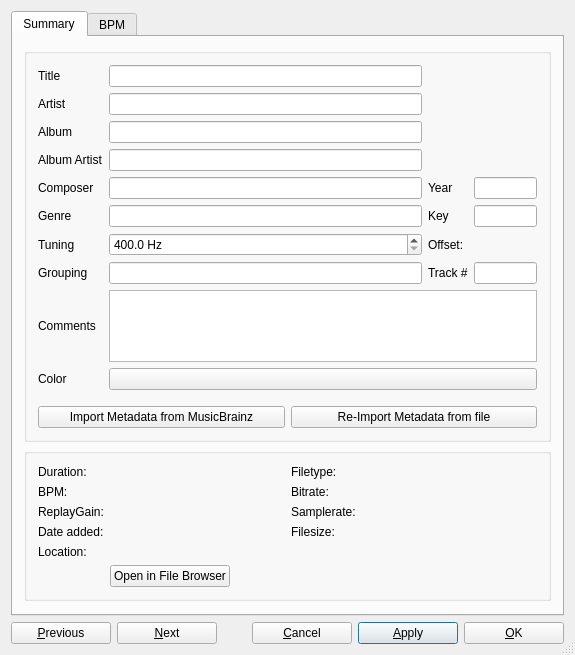
<?xml version="1.0" encoding="UTF-8"?>
<ui version="4.0">
 <class>DlgTrackInfo</class>
 <widget class="QDialog" name="DlgTrackInfo">
  <property name="geometry">
   <rect>
    <x>0</x>
    <y>0</y>
    <width>575</width>
    <height>642</height>
   </rect>
  </property>
  <property name="sizePolicy">
   <sizepolicy hsizetype="Preferred" vsizetype="Preferred">
    <horstretch>0</horstretch>
    <verstretch>0</verstretch>
   </sizepolicy>
  </property>
  <property name="windowTitle">
   <string>Track Editor</string>
  </property>
  <property name="toolTip">
   <string/>
  </property>
  <property name="sizeGripEnabled">
   <bool>true</bool>
  </property>
  <layout class="QVBoxLayout" name="verticalLayout_2">
   <item>
    <widget class="QTabWidget" name="tabWidget">
     <property name="sizePolicy">
      <sizepolicy hsizetype="Preferred" vsizetype="Preferred">
       <horstretch>0</horstretch>
       <verstretch>0</verstretch>
      </sizepolicy>
     </property>
     <property name="minimumSize">
      <size>
       <width>0</width>
       <height>0</height>
      </size>
     </property>
     <property name="currentIndex">
      <number>0</number>
     </property>
     <widget class="QWidget" name="tabSummary">
      <attribute name="title">
       <string>Summary</string>
      </attribute>
      <layout class="QVBoxLayout" name="summary_layout">
       <item>
        <widget class="QGroupBox" name="groupBox">
         <layout class="QGridLayout" name="tags_layout" columnstretch="0,10,0,2">

          <item row="0" column="0">
           <widget class="QLabel" name="lblTitle">
            <property name="sizePolicy">
             <sizepolicy hsizetype="Preferred" vsizetype="Preferred">
              <horstretch>0</horstretch>
              <verstretch>0</verstretch>
             </sizepolicy>
            </property>
            <property name="font">
             <font>
              <italic>false</italic>
             </font>
            </property>
            <property name="text">
             <string>Title</string>
            </property>
            <property name="alignment">
             <set>Qt::AlignLeading|Qt::AlignLeft|Qt::AlignVCenter</set>
            </property>
           </widget>
          </item>
          <item row="0" column="1">
           <widget class="QLineEdit" name="txtTitle">
            <property name="sizePolicy">
             <sizepolicy hsizetype="Expanding" vsizetype="Fixed">
              <horstretch>0</horstretch>
              <verstretch>0</verstretch>
             </sizepolicy>
            </property>
            <property name="minimumSize">
             <size>
              <width>0</width>
              <height>0</height>
             </size>
            </property>
           </widget>
          </item>

          <item row="0" column="2" rowspan="3" colspan="2">
           <widget class="QWidget" name="coverWidget" native="true">
            <property name="sizePolicy">
             <sizepolicy hsizetype="Preferred" vsizetype="Preferred">
              <horstretch>0</horstretch>
              <verstretch>0</verstretch>
             </sizepolicy>
            </property>
            <layout class="QHBoxLayout" name="coverLayout">
             <property name="spacing">
              <number>0</number>
             </property>
             <property name="sizeConstraint">
              <enum>QLayout::SetDefaultConstraint</enum>
             </property>
            </layout>
           </widget>
          </item>

          <item row="1" column="0">
           <widget class="QLabel" name="lblArtist">
            <property name="sizePolicy">
             <sizepolicy hsizetype="Preferred" vsizetype="Preferred">
              <horstretch>0</horstretch>
              <verstretch>0</verstretch>
             </sizepolicy>
            </property>
            <property name="text">
             <string>Artist</string>
            </property>
            <property name="alignment">
             <set>Qt::AlignLeading|Qt::AlignLeft|Qt::AlignVCenter</set>
            </property>
           </widget>
          </item>
          <item row="1" column="1">
           <widget class="QLineEdit" name="txtArtist">
            <property name="sizePolicy">
             <sizepolicy hsizetype="Expanding" vsizetype="Fixed">
              <horstretch>0</horstretch>
              <verstretch>0</verstretch>
             </sizepolicy>
            </property>
            <property name="minimumSize">
             <size>
              <width>0</width>
              <height>0</height>
             </size>
            </property>
           </widget>
          </item>

          <item row="2" column="0">
           <widget class="QLabel" name="lblAlbum">
            <property name="sizePolicy">
             <sizepolicy hsizetype="Preferred" vsizetype="Preferred">
              <horstretch>0</horstretch>
              <verstretch>0</verstretch>
             </sizepolicy>
            </property>
            <property name="text">
             <string>Album</string>
            </property>
            <property name="alignment">
             <set>Qt::AlignLeading|Qt::AlignLeft|Qt::AlignVCenter</set>
            </property>
           </widget>
          </item>
          <item row="2" column="1">
           <widget class="QLineEdit" name="txtAlbum">
            <property name="sizePolicy">
             <sizepolicy hsizetype="Expanding" vsizetype="Fixed">
              <horstretch>0</horstretch>
              <verstretch>0</verstretch>
             </sizepolicy>
            </property>
            <property name="minimumSize">
             <size>
              <width>0</width>
              <height>0</height>
             </size>
            </property>
           </widget>
          </item>

          <item row="3" column="0">
           <widget class="QLabel" name="lblAlbumArtist">
            <property name="sizePolicy">
             <sizepolicy hsizetype="Preferred" vsizetype="Preferred">
              <horstretch>0</horstretch>
              <verstretch>0</verstretch>
             </sizepolicy>
            </property>
            <property name="text">
             <string>Album Artist</string>
            </property>
            <property name="alignment">
             <set>Qt::AlignLeading|Qt::AlignLeft|Qt::AlignVCenter</set>
            </property>
           </widget>
          </item>
          <item row="3" column="1">
           <widget class="QLineEdit" name="txtAlbumArtist">
            <property name="sizePolicy">
             <sizepolicy hsizetype="Expanding" vsizetype="Fixed">
              <horstretch>0</horstretch>
              <verstretch>0</verstretch>
             </sizepolicy>
            </property>
            <property name="minimumSize">
             <size>
              <width>0</width>
              <height>0</height>
             </size>
            </property>
           </widget>
          </item>

          <item row="3" column="2" colspan="2">
           <widget class="QWidget" name="verticalWidgetStars" native="true">
            <property name="sizePolicy">
             <sizepolicy hsizetype="Preferred" vsizetype="Preferred">
              <horstretch>0</horstretch>
              <verstretch>0</verstretch>
             </sizepolicy>
            </property>
            <layout class="QHBoxLayout" name="starsLayout">
             <property name="spacing">
              <number>0</number>
             </property>
             <property name="sizeConstraint">
              <enum>QLayout::SetDefaultConstraint</enum>
             </property>
            </layout>
           </widget>
          </item>

          <item row="4" column="0">
           <widget class="QLabel" name="lblComposer">
            <property name="text">
             <string>Composer</string>
            </property>
            <property name="alignment">
             <set>Qt::AlignLeading|Qt::AlignLeft|Qt::AlignVCenter</set>
            </property>
           </widget>
          </item>
          <item row="4" column="1">
           <widget class="QLineEdit" name="txtComposer">
            <property name="sizePolicy">
             <sizepolicy hsizetype="Expanding" vsizetype="Fixed">
              <horstretch>0</horstretch>
              <verstretch>0</verstretch>
             </sizepolicy>
            </property>
            <property name="minimumSize">
             <size>
              <width>0</width>
              <height>0</height>
             </size>
            </property>
           </widget>
          </item>

          <item row="4" column="2">
           <widget class="QLabel" name="lblYear">
            <property name="text">
             <string>Year</string>
            </property>
            <property name="alignment">
             <set>Qt::AlignLeading|Qt::AlignLeft|Qt::AlignVCenter</set>
            </property>
           </widget>
          </item>
          <item row="4" column="3">
           <widget class="QLineEdit" name="txtYear">
            <property name="sizePolicy">
             <sizepolicy hsizetype="Expanding" vsizetype="Fixed">
              <horstretch>0</horstretch>
              <verstretch>0</verstretch>
             </sizepolicy>
            </property>
           </widget>
          </item>

          <item row="5" column="0">
           <widget class="QLabel" name="lblGenre">
            <property name="text">
             <string>Genre</string>
            </property>
            <property name="alignment">
             <set>Qt::AlignLeading|Qt::AlignLeft|Qt::AlignVCenter</set>
            </property>
           </widget>
          </item>
          <item row="5" column="1">
           <widget class="QLineEdit" name="txtGenre">
            <property name="sizePolicy">
             <sizepolicy hsizetype="Expanding" vsizetype="Fixed">
              <horstretch>0</horstretch>
              <verstretch>0</verstretch>
             </sizepolicy>
            </property>
            <property name="minimumSize">
             <size>
              <width>0</width>
              <height>0</height>
             </size>
            </property>
           </widget>
          </item>

          <item row="5" column="2">
           <widget class="QLabel" name="lblKey">
            <property name="text">
             <string>Key</string>
            </property>
            <property name="alignment">
             <set>Qt::AlignLeading|Qt::AlignLeft|Qt::AlignVCenter</set>
            </property>
           </widget>
          </item>
          <item row="5" column="3">
           <widget class="QLineEdit" name="txtKey">
            <property name="sizePolicy">
             <sizepolicy hsizetype="Expanding" vsizetype="Fixed">
              <horstretch>0</horstretch>
              <verstretch>0</verstretch>
             </sizepolicy>
            </property>
            <property name="minimumSize">
             <size>
              <width>0</width>
              <height>0</height>
             </size>
            </property>
           </widget>
          </item>

          <item row="6" column="0">
           <widget class="QLabel" name="lblTuning">
            <property name="text">
             <string>Tuning</string>
            </property>
            <property name="alignment">
             <set>Qt::AlignLeading|Qt::AlignLeft|Qt::AlignVCenter</set>
            </property>
           </widget>
          </item>
          <item row="6" column="1">
           <widget class="QDoubleSpinBox" name="spinTuning">
            <property name="sizePolicy">
             <sizepolicy hsizetype="Expanding" vsizetype="Fixed">
              <horstretch>0</horstretch>
              <verstretch>0</verstretch>
             </sizepolicy>
            </property>
            <property name="toolTip">
             <string>A4 tuning frequency in Hz. Standard tuning is 440 Hz.</string>
            </property>
            <property name="suffix">
             <string> Hz</string>
            </property>
            <property name="decimals">
             <number>1</number>
            </property>
            <property name="minimum">
             <double>400.000000000000000</double>
            </property>
            <property name="maximum">
             <double>480.000000000000000</double>
            </property>
            <property name="singleStep">
             <double>0.100000000000000</double>
            </property>
            <property name="value">
             <double>400.000000000000000</double>
            </property>
            <property name="specialValueText">
             <string/>
            </property>
           </widget>
          </item>
          <item row="6" column="2">
           <widget class="QLabel" name="lblTuningCents">
            <property name="text">
             <string>Offset:</string>
            </property>
            <property name="alignment">
             <set>Qt::AlignLeading|Qt::AlignLeft|Qt::AlignVCenter</set>
            </property>
           </widget>
          </item>
          <item row="6" column="3">
           <widget class="QLabel" name="txtTuningCents">
            <property name="font">
             <font>
              <weight>75</weight>
              <bold>true</bold>
             </font>
            </property>
            <property name="text">
             <string/>
            </property>
            <property name="toolTip">
             <string>Offset from A440 standard tuning in cents.</string>
            </property>
           </widget>
          </item>

          <item row="7" column="0">
           <widget class="QLabel" name="lblGrouping">
            <property name="text">
             <string>Grouping</string>
            </property>
            <property name="alignment">
             <set>Qt::AlignLeading|Qt::AlignLeft|Qt::AlignVCenter</set>
            </property>
           </widget>
          </item>
          <item row="7" column="1">
           <widget class="QLineEdit" name="txtGrouping">
            <property name="sizePolicy">
             <sizepolicy hsizetype="Expanding" vsizetype="Fixed">
              <horstretch>0</horstretch>
              <verstretch>0</verstretch>
             </sizepolicy>
            </property>
            <property name="minimumSize">
             <size>
              <width>0</width>
              <height>0</height>
             </size>
            </property>
           </widget>
          </item>
          <item row="7" column="2">
           <widget class="QLabel" name="lblTrackNumber">
            <property name="text">
             <string>Track #</string>
            </property>
            <property name="alignment">
             <set>Qt::AlignLeading|Qt::AlignLeft|Qt::AlignVCenter</set>
            </property>
           </widget>
          </item>
          <item row="7" column="3">
           <widget class="QLineEdit" name="txtTrackNumber">
            <property name="sizePolicy">
             <sizepolicy hsizetype="Expanding" vsizetype="Fixed">
              <horstretch>0</horstretch>
              <verstretch>0</verstretch>
             </sizepolicy>
            </property>
            <property name="minimumSize">
             <size>
              <width>0</width>
              <height>0</height>
             </size>
            </property>
           </widget>
          </item>

          <item row="8" column="0">
           <widget class="QLabel" name="lblTrackComment">
            <property name="text">
             <string>Comments</string>
            </property>
            <property name="alignment">
             <set>Qt::AlignLeading|Qt::AlignLeft|Qt::AlignVCenter</set>
            </property>
           </widget>
          </item>
          <item row="8" column="1" colspan="3">
           <widget class="QPlainTextEdit" name="txtComment">
            <property name="tabChangesFocus">
             <bool>true</bool>
            </property>
           </widget>
          </item>

          <item row="9" column="0">
           <widget class="QLabel" name="lblTrackColor">
            <property name="text">
             <string>Color</string>
            </property>
            <property name="alignment">
             <set>Qt::AlignLeading|Qt::AlignLeft|Qt::AlignVCenter</set>
            </property>
           </widget>
          </item>
          <item row="9" column="1" colspan="3">
           <widget class="QPushButton" name="btnColorPicker">
            <property name="sizePolicy">
             <sizepolicy hsizetype="MinimumExpanding" vsizetype="MinimumExpanding">
              <horstretch>0</horstretch>
              <verstretch>0</verstretch>
             </sizepolicy>
            </property>
           </widget>
          </item>

          <item row="10" column="0">
           <spacer name="horizontalSpacer_5">
            <property name="orientation">
             <enum>Qt::Horizontal</enum>
            </property>
            <property name="sizeHint" stdset="0">
             <size>
              <width>40</width>
              <height>10</height>
             </size>
            </property>
           </spacer>
          </item>

          <item row="11" column="0" colspan="4">
           <layout class="QHBoxLayout" name="meatdata_buttons_layout">
            <item>
             <widget class="QPushButton" name="btnImportMetadataFromMusicBrainz">
              <property name="text">
               <string>Import Metadata from MusicBrainz</string>
              </property>
             </widget>
            </item>
            <item>
             <widget class="QPushButton" name="btnImportMetadataFromFile">
              <property name="text">
               <string>Re-Import Metadata from file</string>
              </property>
             </widget>
            </item>
           </layout>
          </item>

         </layout>
        </widget>
       </item>

       <item>
        <widget class="QGroupBox" name="properties_groupBox">
         <property name="sizePolicy">
          <sizepolicy hsizetype="Preferred" vsizetype="Minimum">
           <horstretch>0</horstretch>
           <verstretch>0</verstretch>
          </sizepolicy>
         </property>
         <layout class="QGridLayout" name="properties_layout" rowstretch="0,0,0,0,0,0" columnstretch="0,1,0,1">

          <item row="0" column="0">
           <widget class="QLabel" name="lblDuration">
            <property name="text">
             <string>Duration:</string>
            </property>
           </widget>
          </item>
          <item row="0" column="1">
           <widget class="QLabel" name="txtDuration">
            <property name="font">
             <font>
              <weight>75</weight>
              <bold>true</bold>
             </font>
            </property>
            <property name="text">
             <string/>
            </property>
            <property name="textInteractionFlags">
             <set>Qt::LinksAccessibleByMouse|Qt::TextSelectableByKeyboard|Qt::TextSelectableByMouse</set>
            </property>
           </widget>
          </item>

          <item row="0" column="2">
           <widget class="QLabel" name="lblType">
            <property name="text">
             <string>Filetype:</string>
            </property>
           </widget>
          </item>
          <item row="0" column="3">
           <widget class="QLabel" name="txtType">
            <property name="font">
             <font>
              <weight>75</weight>
              <bold>true</bold>
             </font>
            </property>
            <property name="text">
             <string/>
            </property>
            <property name="textInteractionFlags">
             <set>Qt::LinksAccessibleByMouse|Qt::TextSelectableByKeyboard|Qt::TextSelectableByMouse</set>
            </property>
           </widget>
          </item>

          <item row="1" column="0">
           <widget class="QLabel" name="lblBpm">
            <property name="text">
             <string>BPM:</string>
            </property>
           </widget>
          </item>
          <item row="1" column="1">
           <widget class="QLabel" name="txtBpm">
            <property name="font">
             <font>
              <weight>75</weight>
              <bold>true</bold>
             </font>
            </property>
            <property name="text">
             <string/>
            </property>
            <property name="textInteractionFlags">
             <set>Qt::LinksAccessibleByMouse|Qt::TextSelectableByKeyboard|Qt::TextSelectableByMouse</set>
            </property>
           </widget>
          </item>

          <item row="1" column="2">
           <widget class="QLabel" name="lblBitrate">
            <property name="text">
             <string>Bitrate:</string>
            </property>
           </widget>
          </item>
          <item row="1" column="3">
           <widget class="QLabel" name="txtBitrate">
            <property name="font">
             <font>
              <weight>75</weight>
              <bold>true</bold>
             </font>
            </property>
            <property name="text">
             <string/>
            </property>
            <property name="textInteractionFlags">
             <set>Qt::LinksAccessibleByMouse|Qt::TextSelectableByKeyboard|Qt::TextSelectableByMouse</set>
            </property>
           </widget>
          </item>

          <item row="2" column="0">
           <widget class="QLabel" name="lblReplayGain">
            <property name="text">
             <string>ReplayGain:</string>
            </property>
           </widget>
          </item>
          <item row="2" column="1">
           <widget class="QLabel" name="txtReplayGain">
            <property name="font">
             <font>
              <weight>75</weight>
              <bold>true</bold>
             </font>
            </property>
            <property name="text">
             <string/>
            </property>
            <property name="textInteractionFlags">
             <set>Qt::LinksAccessibleByMouse|Qt::TextSelectableByKeyboard|Qt::TextSelectableByMouse</set>
            </property>
           </widget>
          </item>

          <item row="2" column="2">
           <widget class="QLabel" name="lblSamplerate">
            <property name="text">
             <string>Samplerate:</string>
            </property>
           </widget>
          </item>
          <item row="2" column="3">
           <widget class="QLabel" name="txtSamplerate">
            <property name="font">
             <font>
              <weight>75</weight>
              <bold>true</bold>
             </font>
            </property>
            <property name="text">
             <string/>
            </property>
           </widget>
          </item>

          <item row="3" column="0">
           <widget class="QLabel" name="lblDateAdded">
            <property name="text">
             <string>Date added:</string>
            </property>
           </widget>
          </item>
          <item row="3" column="1">
           <widget class="QLabel" name="txtDateAdded">
            <property name="font">
             <font>
              <weight>75</weight>
              <bold>true</bold>
             </font>
            </property>
            <property name="text">
             <string/>
            </property>
            <property name="textInteractionFlags">
             <set>Qt::LinksAccessibleByMouse|Qt::TextSelectableByKeyboard|Qt::TextSelectableByMouse</set>
            </property>
           </widget>
          </item>

          <item row="3" column="2">
           <widget class="QLabel" name="lblFileSize">
            <property name="text">
             <string>Filesize:</string>
            </property>
           </widget>
          </item>
          <item row="3" column="3">
           <widget class="QLabel" name="txtFileSize">
            <property name="font">
             <font>
              <weight>75</weight>
              <bold>true</bold>
             </font>
            </property>
            <property name="text">
             <string/>
            </property>
            <property name="textInteractionFlags">
             <set>Qt::LinksAccessibleByMouse|Qt::TextSelectableByKeyboard|Qt::TextSelectableByMouse</set>
            </property>
           </widget>
          </item>

          <item row="4" column="0">
           <widget class="QLabel" name="lblLocation">
            <property name="text">
             <string>Location:</string>
            </property>
            <property name="alignment">
             <set>Qt::AlignLeading|Qt::AlignLeft|Qt::AlignTop</set>
            </property>
           </widget>
          </item>
          <item row="4" column="1" colspan="3">
           <widget class="QLabel" name="txtLocation">
            <property name="text">
             <string/>
            </property>
            <property name="wordWrap">
             <bool>true</bool>
            </property>
            <property name="textInteractionFlags">
             <set>Qt::LinksAccessibleByMouse|Qt::TextSelectableByKeyboard|Qt::TextSelectableByMouse</set>
            </property>
           </widget>
          </item>

          <item row="5" column="1" colspan="3">
           <layout class="QHBoxLayout" name="openFileBrowser_layout">
            <item>
             <widget class="QPushButton" name="btnOpenFileBrowser">
              <property name="text">
               <string>Open in File Browser</string>
              </property>
             </widget>
            </item>
            <item>
             <spacer name="horizontalSpacer_6">
              <property name="orientation">
               <enum>Qt::Horizontal</enum>
              </property>
              <property name="sizeHint" stdset="0">
               <size>
                <width>40</width>
                <height>10</height>
               </size>
              </property>
             </spacer>
            </item>
           </layout>
          </item>

         </layout>
        </widget>
       </item>
       <item>
        <spacer name="verticalSpacer_2">
         <property name="orientation">
          <enum>Qt::Vertical</enum>
         </property>
         <property name="sizeType">
          <enum>QSizePolicy::MinimumExpanding</enum>
         </property>
         <property name="sizeHint" stdset="0">
          <size>
           <width>20</width>
           <height>2</height>
          </size>
         </property>
        </spacer>
       </item>
      </layout>
     </widget>

     <widget class="QWidget" name="tabBPM">
      <attribute name="title">
       <string>BPM</string>
      </attribute>
      <layout class="QVBoxLayout" name="verticalLayout_4">
       <item>
        <layout class="QHBoxLayout" name="horizontalLayout_4">
         <item>
          <layout class="QGridLayout" name="gridLayout">
           <item row="0" column="0">
            <widget class="QLabel" name="labelBpm">
             <property name="text">
              <string>Track BPM: </string>
             </property>
            </widget>
           </item>
           <item row="0" column="1">
            <widget class="QDoubleSpinBox" name="spinBpm">
             <property name="toolTip">
              <string>Displays the BPM of the selected track.</string>
             </property>
             <property name="decimals">
              <number>8</number>
             </property>
             <property name="maximum">
              <double>500.000000000000000</double>
             </property>
             <property name="singleStep">
              <double>1.000000000000000</double>
             </property>
            </widget>
           </item>
           <item row="1" column="0" colspan="2">
            <widget class="QCheckBox" name="bpmConst">
             <property name="toolTip">
              <string>Converts beats detected by the analyzer into a fixed-tempo beatgrid.
Use this setting if your tracks have a constant tempo (e.g. most electronic music).
Often results in higher quality beatgrids, but will not do well on tracks that have tempo shifts.</string>
             </property>
             <property name="layoutDirection">
              <enum>Qt::RightToLeft</enum>
             </property>
             <property name="text">
              <string>Assume constant tempo</string>
             </property>
            </widget>
           </item>
           <item row="2" column="0">
            <widget class="QPushButton" name="bpmDouble">
             <property name="minimumSize">
              <size>
               <width>125</width>
               <height>0</height>
              </size>
             </property>
             <property name="toolTip">
              <string>Sets the BPM to 200% of the current value.</string>
             </property>
             <property name="text">
              <string>Double BPM</string>
             </property>
            </widget>
           </item>
           <item row="2" column="1">
            <widget class="QPushButton" name="bpmHalve">
             <property name="minimumSize">
              <size>
               <width>125</width>
               <height>0</height>
              </size>
             </property>
             <property name="toolTip">
              <string>Sets the BPM to 50% of the current value.</string>
             </property>
             <property name="text">
              <string>Halve BPM</string>
             </property>
            </widget>
           </item>
           <item row="3" column="0">
            <widget class="QPushButton" name="bpmTwoThirds">
             <property name="minimumSize">
              <size>
               <width>125</width>
               <height>0</height>
              </size>
             </property>
             <property name="toolTip">
              <string>Sets the BPM to 66% of the current value.</string>
             </property>
             <property name="text">
              <string>2/3 BPM</string>
             </property>
            </widget>
           </item>
           <item row="3" column="1">
            <widget class="QPushButton" name="bpmThreeFourth">
             <property name="minimumSize">
              <size>
               <width>125</width>
               <height>0</height>
              </size>
             </property>
             <property name="toolTip">
              <string>Sets the BPM to 75% of the current value.</string>
             </property>
             <property name="text">
              <string>3/4 BPM</string>
             </property>
            </widget>
           </item>
           <item row="4" column="0">
            <widget class="QPushButton" name="bpmThreeHalves">
             <property name="minimumSize">
              <size>
               <width>125</width>
               <height>0</height>
              </size>
             </property>
             <property name="toolTip">
              <string>Sets the BPM to 150% of the current value.</string>
             </property>
             <property name="text">
              <string>3/2 BPM</string>
             </property>
            </widget>
           </item>
           <item row="4" column="1">
            <widget class="QPushButton" name="bpmFourThirds">
             <property name="minimumSize">
              <size>
               <width>125</width>
               <height>0</height>
              </size>
             </property>
             <property name="toolTip">
              <string>Sets the BPM to 133% of the current value.</string>
             </property>
             <property name="text">
              <string>4/3 BPM</string>
             </property>
            </widget>
           </item>
           <item row="2" column="2" rowspan="3">
            <widget class="QPushButton" name="bpmTap">
             <property name="minimumSize">
              <size>
               <width>121</width>
               <height>91</height>
              </size>
             </property>
             <property name="maximumSize">
              <size>
               <width>123</width>
               <height>128</height>
              </size>
             </property>
             <property name="toolTip">
              <string>Tap with the beat to set the BPM to the speed you are tapping.</string>
             </property>
             <property name="text">
              <string>Tap to Beat</string>
             </property>
            </widget>
           </item>
          </layout>
         </item>
        </layout>
       </item>
       <item>
        <widget class="Line" name="line">
         <property name="orientation">
          <enum>Qt::Horizontal</enum>
         </property>
        </widget>
       </item>
       <item>
        <widget class="QPushButton" name="bpmClear">
         <property name="text">
          <string>Clear BPM and Beatgrid</string>
         </property>
        </widget>
       </item>
       <item>
        <widget class="QLabel" name="label">
         <property name="text">
          <string>Hint: Use the Library Analyze view to run BPM detection.</string>
         </property>
        </widget>
       </item>
       <item>
        <spacer name="verticalSpacer">
         <property name="orientation">
          <enum>Qt::Vertical</enum>
         </property>
         <property name="sizeHint" stdset="0">
          <size>
           <width>0</width>
           <height>200</height>
          </size>
         </property>
        </spacer>
       </item>
      </layout>
     </widget>
    </widget>
   </item>
   <item>
    <layout class="QHBoxLayout" name="buttonLayout">
     <item>
      <widget class="QPushButton" name="btnPrev">
       <property name="minimumSize">
        <size>
         <width>100</width>
         <height>0</height>
        </size>
       </property>
       <property name="maximumSize">
        <size>
         <width>95</width>
         <height>16777215</height>
        </size>
       </property>
       <property name="toolTip">
        <string extracomment="&quot;Previous&quot; button">Move to the previous item.</string>
       </property>
       <property name="text">
        <string>&amp;Previous</string>
       </property>
      </widget>
     </item>
     <item>
      <widget class="QPushButton" name="btnNext">
       <property name="minimumSize">
        <size>
         <width>100</width>
         <height>0</height>
        </size>
       </property>
       <property name="toolTip">
        <string extracomment="&quot;Next&quot; button">Move to the next item.</string>
       </property>
       <property name="text">
        <string>&amp;Next</string>
       </property>
      </widget>
     </item>
     <item>
      <spacer name="horizontalSpacer">
       <property name="orientation">
        <enum>Qt::Horizontal</enum>
       </property>
       <property name="sizeHint" stdset="0">
        <size>
         <width>40</width>
         <height>20</height>
        </size>
       </property>
      </spacer>
     </item>
     <item>
      <widget class="QPushButton" name="btnCancel">
       <property name="minimumSize">
        <size>
         <width>100</width>
         <height>0</height>
        </size>
       </property>
       <property name="toolTip">
        <string extracomment="&quot;Cancel&quot; button">Discard changes and close the window.</string>
       </property>
       <property name="text">
        <string>&amp;Cancel</string>
       </property>
       <property name="default">
        <bool>false</bool>
       </property>
      </widget>
     </item>
     <item>
      <widget class="QPushButton" name="btnApply">
       <property name="minimumSize">
        <size>
         <width>100</width>
         <height>0</height>
        </size>
       </property>
       <property name="toolTip">
        <string extracomment="&quot;Apply&quot; button">Save changes and keep the window open.</string>
       </property>
       <property name="text">
        <string>&amp;Apply</string>
       </property>
       <property name="default">
        <bool>true</bool>
       </property>
      </widget>
     </item>
     <item>
      <widget class="QPushButton" name="btnOK">
       <property name="minimumSize">
        <size>
         <width>100</width>
         <height>0</height>
        </size>
       </property>
       <property name="toolTip">
        <string extracomment="&quot;OK&quot; button">Save changes and close the window.</string>
       </property>
       <property name="text">
        <string>&amp;OK</string>
       </property>
       <property name="default">
        <bool>false</bool>
       </property>
      </widget>
     </item>
    </layout>
   </item>
  </layout>
 </widget>
 <layoutdefault spacing="6" margin="11"/>
 <tabstops>
  <tabstop>tabWidget</tabstop>
  <tabstop>txtTitle</tabstop>
  <tabstop>txtArtist</tabstop>
  <tabstop>txtAlbum</tabstop>
  <tabstop>txtAlbumArtist</tabstop>
  <tabstop>txtComposer</tabstop>
  <tabstop>txtGenre</tabstop>
  <tabstop>txtKey</tabstop>
  <tabstop>spinTuning</tabstop>
  <tabstop>txtGrouping</tabstop>
  <tabstop>txtComment</tabstop>
  <tabstop>txtYear</tabstop>
  <tabstop>txtTrackNumber</tabstop>
  <tabstop>btnColorPicker</tabstop>
  <tabstop>btnImportMetadataFromMusicBrainz</tabstop>
  <tabstop>btnImportMetadataFromFile</tabstop>
  <tabstop>btnOpenFileBrowser</tabstop>
  <tabstop>spinBpm</tabstop>
  <tabstop>bpmConst</tabstop>
  <tabstop>bpmTap</tabstop>
  <tabstop>bpmDouble</tabstop>
  <tabstop>bpmHalve</tabstop>
  <tabstop>bpmTwoThirds</tabstop>
  <tabstop>bpmThreeFourth</tabstop>
  <tabstop>bpmThreeHalves</tabstop>
  <tabstop>bpmFourThirds</tabstop>
  <tabstop>bpmClear</tabstop>
  <tabstop>btnPrev</tabstop>
  <tabstop>btnNext</tabstop>
  <tabstop>btnCancel</tabstop>
  <tabstop>btnApply</tabstop>
  <tabstop>btnOK</tabstop>
 </tabstops>
 <resources/>
 <connections/>
</ui>
